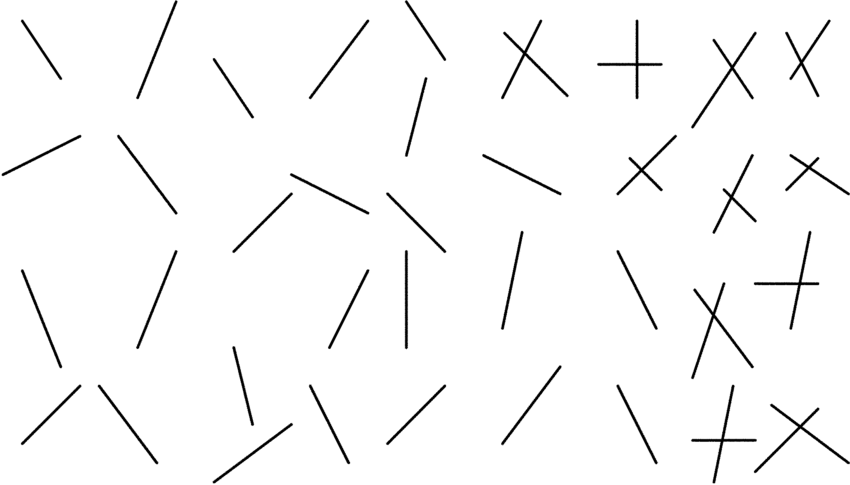
#> input picture line_crossing/example.png, 850 x 485 px
$ python -i line_crossing.py   (imports and definitions only)
#> lines starting #> are read from the running program, lines starting #| are printed output that depends on the picture; after the words box and inside, x2 and y2 are one past the last pixel; in counts of white or black regions, pixels touching at a corner belong together
import cv2 as cv
import math
import numpy as np
import sys

def image_acquisition(file_path):
    img = cv.imread(cv.samples.findFile(file_path))

    if img is None:
        sys.exit("Could not read the image.") # make sure image is png, jpg, or jpeg (some other file types could work as well)

    #cv.imshow("Display window", img)
    #k = cv.waitKey(0)

    return img

def image_pre_processing(img):
    # grayscale conversion
    gray1 = cv.cvtColor(img, cv.COLOR_BGR2GRAY)
    gray3 = cv.cvtColor(gray1, cv.COLOR_GRAY2RGB) # convert gray1 to three channel for addWeighted function

    #cv.imshow("Display window", gray3)
    #k = cv.waitKey(0)

    # noise reduction (Gaussian blur)
    kernel_size = (3, 3) # larger = blurrier
    blur_gray3 = cv.GaussianBlur(gray3, kernel_size, 0)

    #cv.imshow("Display window", blur_gray3)
    #k = cv.waitKey(0)

    return blur_gray3

def edge_and_line_detection(blur_gray3):
    line_img = np.zeros((blur_gray3.shape[0], blur_gray3.shape[1], 3), dtype=np.uint8) # blank image with same size as blur_gray3
    line_img[:] = (255, 255, 255) # background of line_img set to white

    # edge detection
    lower_threshold = 80 # lower threshold value in Hysteresis Thresholding
    upper_threshold = 150 # upper threshold value in Hysteresis Thresholding
    aperture_size = 7 # aperture size of the Sobel filter
    edges = cv.Canny(blur_gray3, lower_threshold, upper_threshold, aperture_size)

    # line detection
    rho = 1 # distance resolution in pixels of the Hough grid
    theta = np.pi / 180 # angular resolution in radians of the Hough grid
    threshold = 20 # minimum number of votes (intersections in Hough grid cell)
    min_line_length = 20 # minimum number of pixels making up a line
    max_line_gap = 8 # maximum gap in pixels between connectable line segments
    lines = cv.HoughLinesP(edges, rho, theta, threshold, np.array([]), min_line_length, max_line_gap)
    formatted_lines = [[[x1, y1], [x2, y2]] for [[x1, y1, x2, y2]] in lines]

    # draw the lines on line_img
    line_thickness = 5
    for line in formatted_lines:
        x1, y1 = line[0]
        x2, y2 = line[1]
        cv.line(line_img, (x1, y1), (x2, y2), (255, 0, 0), line_thickness)

    line_blur_gray3 = cv.addWeighted(blur_gray3, 0.8, line_img, 1, 0)

    #cv.imshow("Display window", line_blur_gray3)
    #k = cv.waitKey(0)

    return line_blur_gray3, formatted_lines

def intersection_detection(line_blur_gray3, formatted_lines):
    # intersection detection
    def lines_similar(line1, line2, slope_threshold):
        slope1 = (line1[1][1] - line1[0][1]) / (line1[1][0] - line1[0][0]) if line1[1][0] != line1[0][0] else math.inf
        slope2 = (line2[1][1] - line2[0][1]) / (line2[1][0] - line2[0][0]) if line2[1][0] != line2[0][0] else math.inf

        return abs(slope1 - slope2) < slope_threshold # true if slopes of lines are similar enough

    def det(a, b, c, d):
        return a * d - b * c

    def line_intersection(line1, line2):
        x1, y1, x2, y2 = line1[0][0], line1[0][1], line1[1][0], line1[1][1]
        x3, y3, x4, y4 = line2[0][0], line2[0][1], line2[1][0], line2[1][1]

        det1_and_2 = det(x1, y1, x2, y2)
        det3_and_4 = det(x3, y3, x4, y4)
        denominator = det(x1 - x2, y1 - y2, x3 - x4, y3 - y4)

        if np.isclose(denominator, 0):
            return None

        x = (det(det1_and_2, x1 - x2, det3_and_4, x3 - x4) / denominator)
        y = (det(det1_and_2, y1 - y2, det3_and_4, y3 - y4) / denominator)

        # check if intersection point falls within the domain and range of both lines and is not along the image border
        border_threshold = 10
        if min(x1, x2) <= x <= max(x1, x2) and min(y1, y2) <= y <= max(y1, y2) and min(x3, x4) <= x <= max(x3, x4) and min(y3, y4) <= y <= max(y3, y4):
            if border_threshold <= x <= line_blur_gray3.shape[1] - border_threshold and border_threshold <= y <= line_blur_gray3.shape[0] - border_threshold:
                return x, y
        else:
            return None

    intersections = []
    for i in range(len(formatted_lines)):
        for j in range(i+1, len(formatted_lines)):
            if not lines_similar(formatted_lines[i], formatted_lines[j], 0.5): # 0.5 as slope threshold
                intersection = line_intersection(formatted_lines[i], formatted_lines[j])
                if intersection:
                    intersections.append(intersection)

    # intersection merging
    def distance(point1, point2):
        x1, y1 = point1
        x2, y2 = point2
        return np.sqrt((x2 - x1)**2 + (y2 - y1)**2)

    merged_intersections = []
    cluster_threshold = 50
    for point in intersections:
        nearby_points = [p for p in intersections if distance(p, point) < cluster_threshold]
        merged_point = [sum(p[i] for p in nearby_points) / len(nearby_points) for i in range(2)]
        merged_intersections.append(merged_point)
    merged_intersections = list(set(tuple(p) for p in merged_intersections))

    # draw the intersections on line_blur_gray3
    intersection_line_blur_gray3 = line_blur_gray3
    intersection_thickness = 8
    for intersection in merged_intersections:
        cv.circle(intersection_line_blur_gray3, tuple(map(int, intersection)), intersection_thickness, (0, 255, 0), -1)

    #cv.imshow("Display window", intersection_line_blur_gray3)
    #k = cv.waitKey(0)

    return intersection_line_blur_gray3, merged_intersections

def post_processing(intersection_line_blur_gray3, merged_intersections):
    # determine standard value
    lines_crossed = len(merged_intersections)

    mapping = {(0, 1): 0.0,
            (2, 3): 0.5,
            (4, 5): 1.0,
            (6,): 1.5,
            (7, 8): 2.0,
            (9, 10): 2.5,
            (11, 12): 3.0,
            (13, 14): 3.5,
            (15, 16): 4.0,
            (17,): 4.5,
            (18, 19): 5.0,
            (20,): 5.5,
            (21,): 6.0,
            (22, 23): 6.5,
            (24, 25): 7.0,
            (26, 27): 7.5,
            (28,): 8.0,
            (29, 30): 8.5,
            (31, 32): 9.0,
            (33, 34): 9.5,
            (35, 36): 10.0}

    lines_crossed_SV = None
    for interval, standard_value in mapping.items():
        if len(interval) == 2:
            if interval[0] <= lines_crossed <= interval[1]:
                lines_crossed_SV = standard_value
                break
        elif len(interval) == 1:
            if interval[0] == lines_crossed:
                lines_crossed_SV = standard_value
                break

    # orienting image
    def find_first_nonwhite_pixel(img):
        noise_threshold = 10
        sides = [("top", img[noise_threshold:]),
                ("right", np.rot90(img[:, :-noise_threshold])),
                ("bottom", np.flipud(img[:-noise_threshold])),
                ("left", np.rot90(img[:, noise_threshold:]))]
        nonwhite_coords = {}
        for side, side_img in sides:
            nonwhite_coords[side] = next(((i+noise_threshold,j) for i,row in enumerate(side_img) for j,pixel in enumerate(row) if np.any(pixel != 255)), None)
        return nonwhite_coords

    def rotation_based_on_side(side):
        return {"top": 180, "right": 270, "bottom": 0, "left": 90}.get(side, 0)

    def rotate_image(img, angle):
        (h, w) = img.shape[:2]
        center = (w / 2, h / 2)

        M = cv.getRotationMatrix2D(center, angle, 1.0)

        # calculate new image size after rotation
        r = np.deg2rad(angle)
        new_w = int(abs(h * np.sin(r)) + abs(w * np.cos(r)))
        new_h = int(abs(h * np.cos(r)) + abs(w * np.sin(r)))

        M[0, 2] += new_w / 2 - center[0]
        M[1, 2] += new_h / 2 - center[1]

        rotated = cv.warpAffine(img, M, (new_w, new_h))

        return rotated

    # find the side with the arrow and rotate the image
    nonwhite_coords = find_first_nonwhite_pixel(intersection_line_blur_gray3)
    closest_side = min(nonwhite_coords, key=nonwhite_coords.get)
    angle = rotation_based_on_side(closest_side)
    rotated_intersection_line_blur_gray3 = rotate_image(intersection_line_blur_gray3, angle)

    #cv.imshow("Display window", rotated_intersection_line_blur_gray3)
    #k = cv.waitKey(0)

    return lines_crossed, lines_crossed_SV

def process_image(file_path):
    img = image_acquisition(file_path)
#> in image_acquisition, img is the input picture: shape (485, 850, 3); min 0, max 255, mean 248.2
    blur_gray3 = image_pre_processing(img)
    line_blur_gray3, formatted_lines = edge_and_line_detection(blur_gray3)
#> in edge_and_line_detection, `edges = cv.Canny(blur_gray3, lower_threshold, upper_threshold, apertur..`:
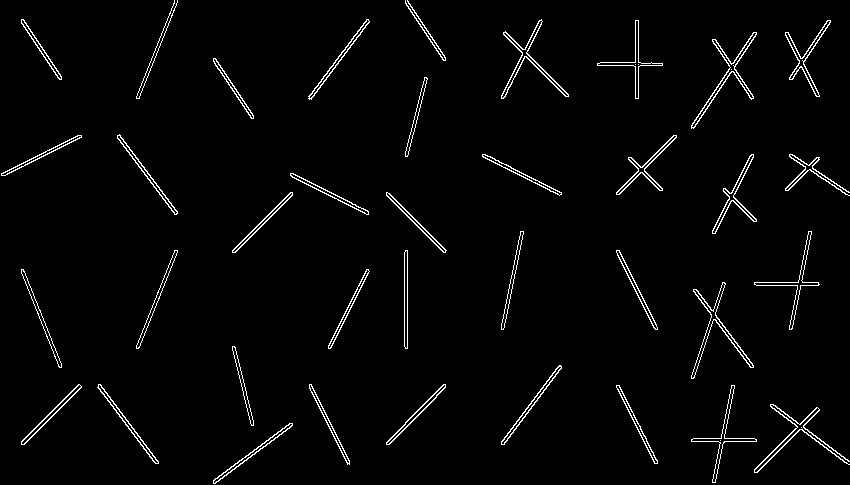
#> edges: shape (485, 850); 2.5% white in thin lines or dots
#> in edge_and_line_detection, `lines = cv.HoughLinesP(edges, rho, theta, threshold, np.array([]), min..`: lines = 163 rows, first 6: [503, 33, 566, 96], [21, 442, 79, 384], [119, 135, 177, 213], [215, 483, 292, 425], [290, 173, 368, 211], [405, 422, 443, 384]
#> in edge_and_line_detection, `formatted_lines = [[[x1, y1], [x2, y2]] for [[x1, y1, x2, y2]] in lines]`: formatted_lines = 163 items
#> the loop in edge_and_line_detection, `for line in formatted_lines:` made 163 passes
#> after the loop in edge_and_line_detection, `for line in formatted_lines:`:
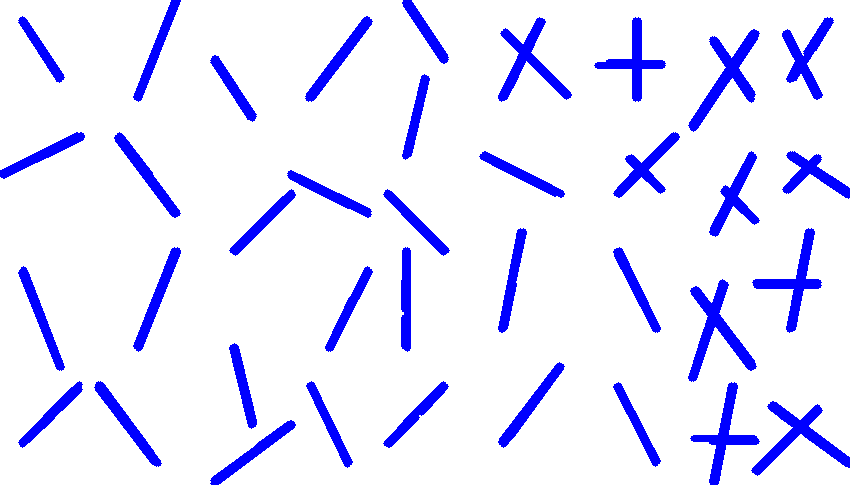
#> line_img: shape (485, 850, 3); mean of channels 0, 1, 2 255, 229.8, 229.8; drawn as B, G, R
#> in edge_and_line_detection, `line_blur_gray3 = cv.addWeighted(blur_gray3, 0.8, line_img, 1, 0)`:
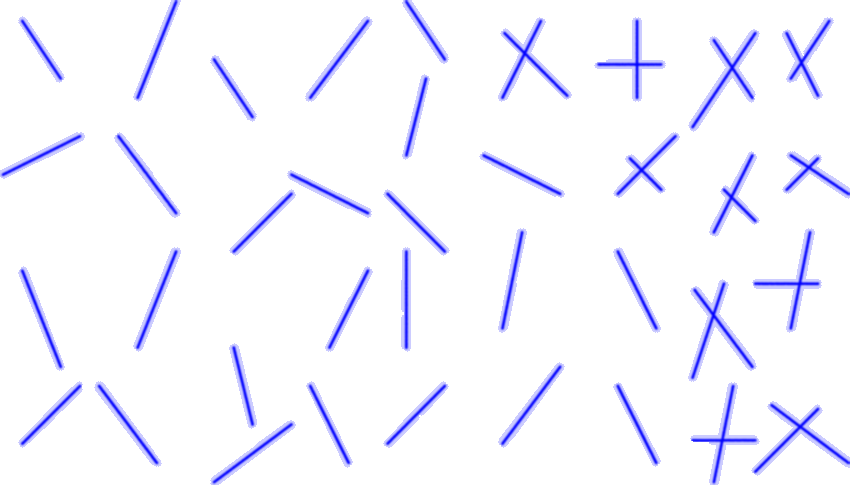
#> line_blur_gray3: shape (485, 850, 3); mean B, G, R 255, 244.6, 244.6
#> formatted_lines = 163 items
    intersection_line_blur_gray3, merged_intersections = intersection_detection(line_blur_gray3, formatted_lines)
#> the loop in intersection_detection, `for i in range(len(formatted_lines)):` made 163 passes
#> the loop in intersection_detection, `for point in intersections:` made 89 passes
#> point on passes 1 to 12: (525, 54.96), (522.9, 52.95), (525.3, 55.31), (522.4, 52.43), (732.3, 69.7), (733.7, 67.56), (731.8, 70.44), (723.6, 438), (723, 441), (799.9, 57.3), (798.6, 59.79), (798.1, 60.79)
#> the loop in intersection_detection, `for intersection in merged_intersections:` made 11 passes
#> intersection on passes 1 to 11: (524.7, 52.34), (800.4, 426.7), (636.5, 63.76), (713, 314.6), (731.2, 196.7), (808.6, 166.4), (721.8, 439.5), (731.4, 67.44), (799.3, 283.5), (640.5, 170), (800, 61.54)
#> after the loop in intersection_detection, `for intersection in merged_intersections:`:
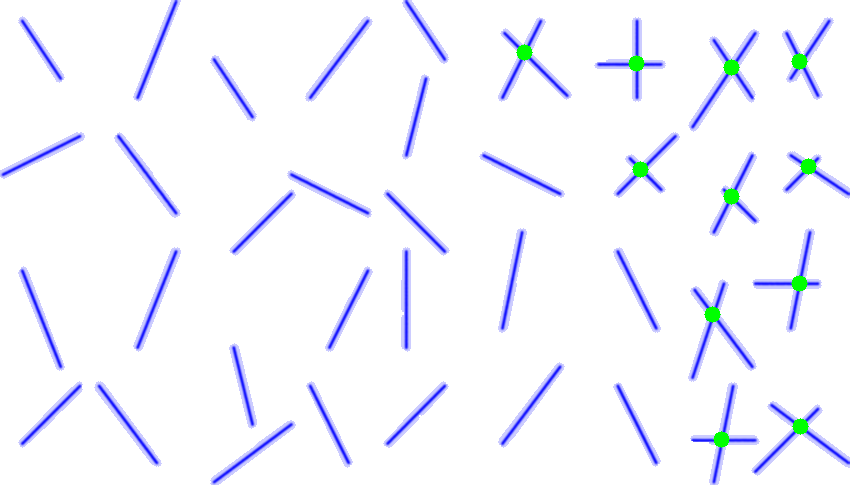
#> intersection_line_blur_gray3: shape (485, 850, 3); 0.53% of pixels changed, all inside (x1, y1, x2, y2) = (516, 44, 817, 448)
    lines_crossed, lines_crossed_SV = post_processing(intersection_line_blur_gray3, merged_intersections)
#> the loop in find_first_nonwhite_pixel, `for side, side_img in sides:` made 4 passes
#> side on passes 1 to 4: 'top', 'right', 'bottom', 'left'
#> in rotate_image, `rotated = cv.warpAffine(img, M, (new_w, new_h))`:
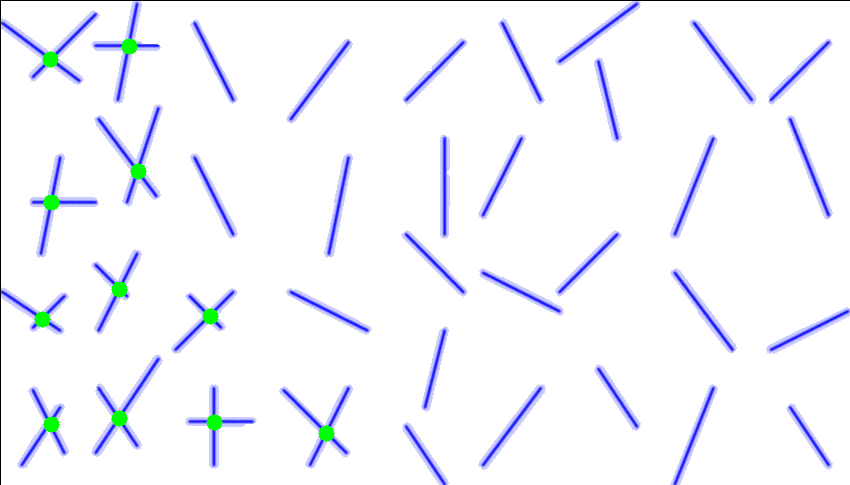
#> rotated: shape (485, 850, 3); mean B, G, R 252.8, 244.4, 243.1
    return lines_crossed, lines_crossed_SV

>>> result = process_image('example.png')
